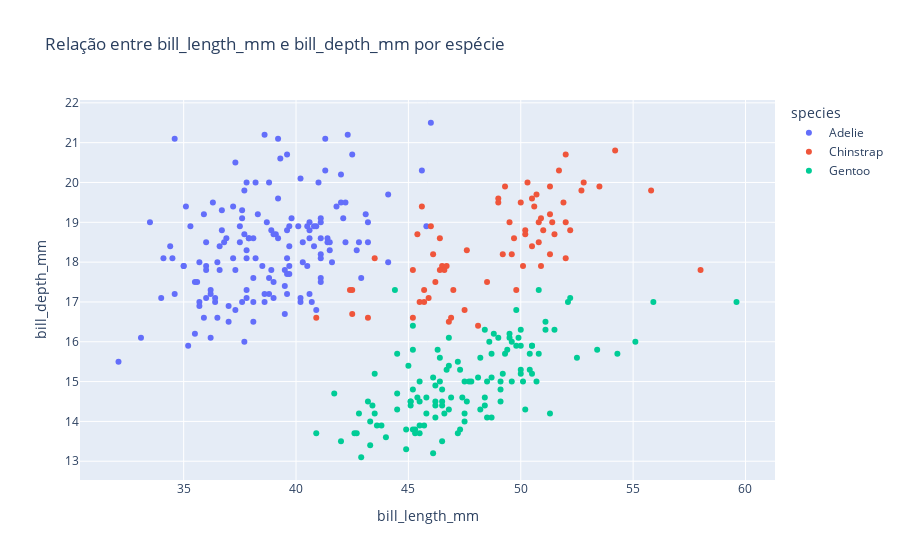

The notebook cell this image was saved under:
### Code cell
# Gráfico de dispersão entre comprimento e profundidade do bico,
# colorido pela espécie (apenas para visualização, não entra no K-Means)
penguins_dropna = penguins.dropna(subset=['bill_length_mm', 'bill_depth_mm', 'species'])
fig = px.scatter(
    penguins_dropna,
    x='bill_length_mm',
    y='bill_depth_mm',
    color='species',
    title='Relação entre bill_length_mm e bill_depth_mm por espécie'
)
fig.show()

### Figure 1 — Plotly figure (JSON) as saved in the notebook; plotly's stock layout.template omitted (floating-point values rounded to 4 significant figures; data arrays with more than 128 entries replaced by an {"elided": "..."} marker saying what was removed)
{"data": [{"hovertemplate": "species=Adelie<br>bill_length_mm=%{x}<br>bill_depth_mm=%{y}<extra></extra>", "legendgroup": "Adelie", "marker": {"color": "#636efa", "symbol": "circle"}, "mode": "markers", "name": "Adelie", "orientation": "v", "showlegend": true, "type": "scatter", "x": {"elided": "151 float values"}, "xaxis": "x", "y": {"elided": "151 float values"}, "yaxis": "y"}, {"hovertemplate": "species=Chinstrap<br>bill_length_mm=%{x}<br>bill_depth_mm=%{y}<extra></extra>", "legendgroup": "Chinstrap", "marker": {"color": "#EF553B", "symbol": "circle"}, "mode": "markers", "name": "Chinstrap", "orientation": "v", "showlegend": true, "type": "scatter", "x": [46.5, 50, 51.3, 45.4, 52.7, 45.2, 46.1, 51.3, 46, 51.3, 46.6, 51.7, 47, 52, 45.9, 50.5, 50.3, 58, 46.4, 49.2, 42.4, 48.5, 43.2, 50.6, 46.7, 52, 50.5, 49.5, 46.4, 52.8, 40.9, 54.2, 42.5, 51, 49.7, 47.5, 47.6, 52, 46.9, 53.5, 49, 46.2, 50.9, 45.5, 50.9, 50.8, 50.1, 49, 51.5, 49.8, 48.1, 51.4, 45.7, 50.7, 42.5, 52.2, 45.2, 49.3, 50.2, 45.6, 51.9, 46.8, 45.7, 55.8, 43.5, 49.6, 50.8, 50.2], "xaxis": "x", "y": [17.9, 19.5, 19.2, 18.7, 19.8, 17.8, 18.2, 18.2, 18.9, 19.9, 17.8, 20.3, 17.3, 18.1, 17.1, 19.6, 20, 17.8, 18.6, 18.2, 17.3, 17.5, 16.6, 19.4, 17.9, 19, 18.4, 19, 17.8, 20, 16.6, 20.8, 16.7, 18.8, 18.6, 16.8, 18.3, 20.7, 16.6, 19.9, 19.5, 17.5, 19.1, 17, 17.9, 18.5, 17.9, 19.6, 18.7, 17.3, 16.4, 19, 17.3, 19.7, 17.3, 18.8, 16.6, 19.9, 18.8, 19.4, 19.5, 16.5, 17, 19.8, 18.1, 18.2, 19, 18.7], "yaxis": "y"}, {"hovertemplate": "species=Gentoo<br>bill_length_mm=%{x}<br>bill_depth_mm=%{y}<extra></extra>", "legendgroup": "Gentoo", "marker": {"color": "#00cc96", "symbol": "circle"}, "mode": "markers", "name": "Gentoo", "orientation": "v", "showlegend": true, "type": "scatter", "x": [46.1, 50, 48.7, 50, 47.6, 46.5, 45.4, 46.7, 43.3, 46.8, 40.9, 49, 45.5, 48.4, 45.8, 49.3, 42, 49.2, 46.2, 48.7, 50.2, 45.1, 46.5, 46.3, 42.9, 46.1, 44.5, 47.8, 48.2, 50, 47.3, 42.8, 45.1, 59.6, 49.1, 48.4, 42.6, 44.4, 44, 48.7, 42.7, 49.6, 45.3, 49.6, 50.5, 43.6, 45.5, 50.5, 44.9, 45.2, 46.6, 48.5, 45.1, 50.1, 46.5, 45, 43.8, 45.5, 43.2, 50.4, 45.3, 46.2, 45.7, 54.3, 45.8, 49.8, 46.2, 49.5, 43.5, 50.7, 47.7, 46.4, 48.2, 46.5, 46.4, 48.6, 47.5, 51.1, 45.2, 45.2, 49.1, 52.5, 47.4, 50, 44.9, 50.8, 43.4, 51.3, 47.5, 52.1, 47.5, 52.2, 45.5, 49.5, 44.5, 50.8, 49.4, 46.9, 48.4, 51.1, 48.5, 55.9, 47.2, 49.1, 47.3, 46.8, 41.7, 53.4, 43.3, 48.1, 50.5, 49.8, 43.5, 51.5, 46.2, 55.1, 44.5, 48.8, 47.2, 46.8, 50.4, 45.2, 49.9], "xaxis": "x", "y": [13.2, 16.3, 14.1, 15.2, 14.5, 13.5, 14.6, 15.3, 13.4, 15.4, 13.7, 16.1, 13.7, 14.6, 14.6, 15.7, 13.5, 15.2, 14.5, 15.1, 14.3, 14.5, 14.5, 15.8, 13.1, 15.1, 14.3, 15, 14.3, 15.3, 15.3, 14.2, 14.5, 17, 14.8, 16.3, 13.7, 17.3, 13.6, 15.7, 13.7, 16, 13.7, 15, 15.9, 13.9, 13.9, 15.9, 13.3, 15.8, 14.2, 14.1, 14.4, 15, 14.4, 15.4, 13.9, 15, 14.5, 15.3, 13.8, 14.9, 13.9, 15.7, 14.2, 16.8, 14.4, 16.2, 14.2, 15, 15, 15.6, 15.6, 14.8, 15, 16, 14.2, 16.3, 13.8, 16.4, 14.5, 15.6, 14.6, 15.9, 13.8, 17.3, 14.4, 14.2, 14, 17, 15, 17.1, 14.5, 16.1, 14.7, 15.7, 15.8, 14.6, 14.4, 16.5, 15, 17, 15.5, 15, 13.8, 16.1, 14.7, 15.8, 14, 15.1, 15.2, 15.9, 15.2, 16.3, 14.1, 16, 15.7, 16.2, 13.7, 14.3, 15.7, 14.8, 16.1], "yaxis": "y"}], "layout": {"legend": {"title": {"text": "species"}, "tracegroupgap": 0}, "title": {"text": "Relação entre bill_length_mm e bill_depth_mm por espécie"}, "xaxis": {"anchor": "y", "domain": [0, 1], "title": {"text": "bill_length_mm"}}, "yaxis": {"anchor": "x", "domain": [0, 1], "title": {"text": "bill_depth_mm"}}}}
